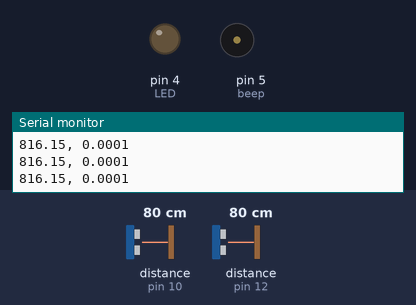
This sketch was run on a simulated Arduino Uno, built with avr-gcc and run on an emulated ATmega328P. On the bench: output pins drawn as LEDs (lit = HIGH), buzzer (waves = sounding, pin HIGH), the last lines printed to the serial monitor. Wiring (inferred from the names in the program): 2 × ultrasonic range finder: trigger pin 11, echo pin 10 / trigger pin 13, echo pin 12. The inputs (shaded band) are chosen by the test bench; at power-on: distance to the obstacle (sensors on pin 12, pin 10) 80 cm. The echo pulse lasts 58.3 µs per cm; pins used as bus, display or sensor lines are not drawn.

Above: at 1.2 s.
1.3 s: distance to the obstacle (sensor on pin 12) set to 120 cm
At 2.7 s:
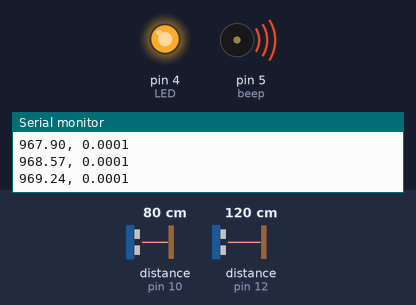
Timing chart, 0 to 4.3 s (numbered marks = the images above; inputs shaded):
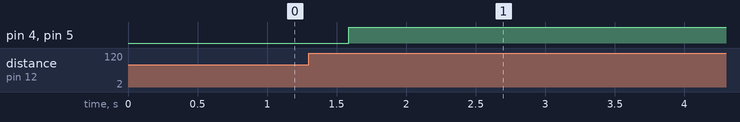

The sketch:

Sensor-Fusion-of-Two-Ultrasonic-Sensors.ino
```cpp
#define trigPin1 13
#define echoPin1 12
#define trigPin2 11
#define echoPin2 10

int LED = 4; //connect LED to pin 4
int beep = 5; //connect buzzer to pin 5

//initialize measured time variables
float t1;
float t2;

//initialize kalman variables and covariances
float yk = 0.0; //predicted state estimate
float yk1 = 0.0; //initialized updated state estimate for correction 1
float yk2 = 0.0; //initialized updated state estimate for correction 2
float R1 = 0.01; //measurement confidence for correction 1 (calculated offline)
float R2 = 0.01; //measurement confidence for correction 2 (calculated offline)
float P = 100000; //predicted error covariance
float P1 = 0.0; //initialized updated error covariance for correction 1
float P2 = 0.0; //initialized updated error covariance for correction 2
float K = 0.0; //kalman gain

//calibration coefficients
float a1 = 35.486; //determined by offline calibration
float b1 = -14.486; //determined by offline calibration
float a2 = 35.871; //determined by offline calibration
float b2 = -10.939; //determined by offline calibration


void setup() {

  Serial.begin (9600); //serial communications at 9600 bps
  pinMode(trigPin1, OUTPUT); //set trigPin1 as output
  pinMode(echoPin1, INPUT); //set echoPin1 as input
  pinMode(trigPin2, OUTPUT); //set trigPin2 as output
  pinMode(echoPin2, INPUT); //set echoPin2 as input
  pinMode(LED, OUTPUT); //pin 4 is output
  pinMode(beep, OUTPUT); //pin 5 is output
}

void loop() {
  float duration1, distance1, duration2, distance2; //initialize measurement variables

  //send and receive sound waves from ultrasonic sensor 1
  digitalWrite(trigPin1, LOW);
  delayMicroseconds(2);
  digitalWrite(trigPin1, HIGH);
  delayMicroseconds(10);
  digitalWrite(trigPin1, LOW);
  duration1 = pulseIn(echoPin1, HIGH); //read high pulse duration of sensor 1

  t1 = duration1 / 200; //convert duration of sensor 1 into total time value in microseconds
  distance1 = a1 * t1 + b1; //use calibration coefficients of sensor 1 to calculate distance in mm

  //sensor fusion
  //Kalman filter prediction stage
  yk = yk2; //use the first distance as prediction
  P1 = P; //predicted state covariance

  //send and receive sound waves from ultrasonic sensor 2
  digitalWrite(trigPin2, LOW);
  delayMicroseconds(2);
  digitalWrite(trigPin2, HIGH);
  delayMicroseconds(10);
  digitalWrite(trigPin2, LOW);
  duration2 = pulseIn(echoPin2, HIGH); //read high pulse duration of sensor 2

  t2 = duration2 / 200; //convert duration of sensor 2 into total time value in microseconds
  distance2 = a2 * t2 + b2; //use calibration coefficients of sensor 2 to calculate distance in mm

  //Kalman filter correction 1
  K = P1 / (P1 + R1); //kalman gain
  yk1 = yk + K * (distance1 - yk); //updated state estimate using first sensor
  P = (1 - K) * P1; //updated state covariance of first sensor

  //Kalman filter correction 2
  K = P / (P + R2); //kalman gain
  yk2 = yk1 + K * (distance2 - yk1); //updated state estimate using second sensor (distance to output)
  P2 = (1 - K) * P; //updated state covariance using second sensor (variance to output)

  //once the kalman covariance is under .0001, then turn on the LED and sound the buzzer
  if (P2 < 0.0001) {
    digitalWrite(LED, HIGH); //turn on LED
    digitalWrite(beep, HIGH); //turn on buzzer
  }
  //print results in the following format: distance, variance
  Serial.print(yk2);
  Serial.print(", ");
  Serial.println(P2,4);
}
```
